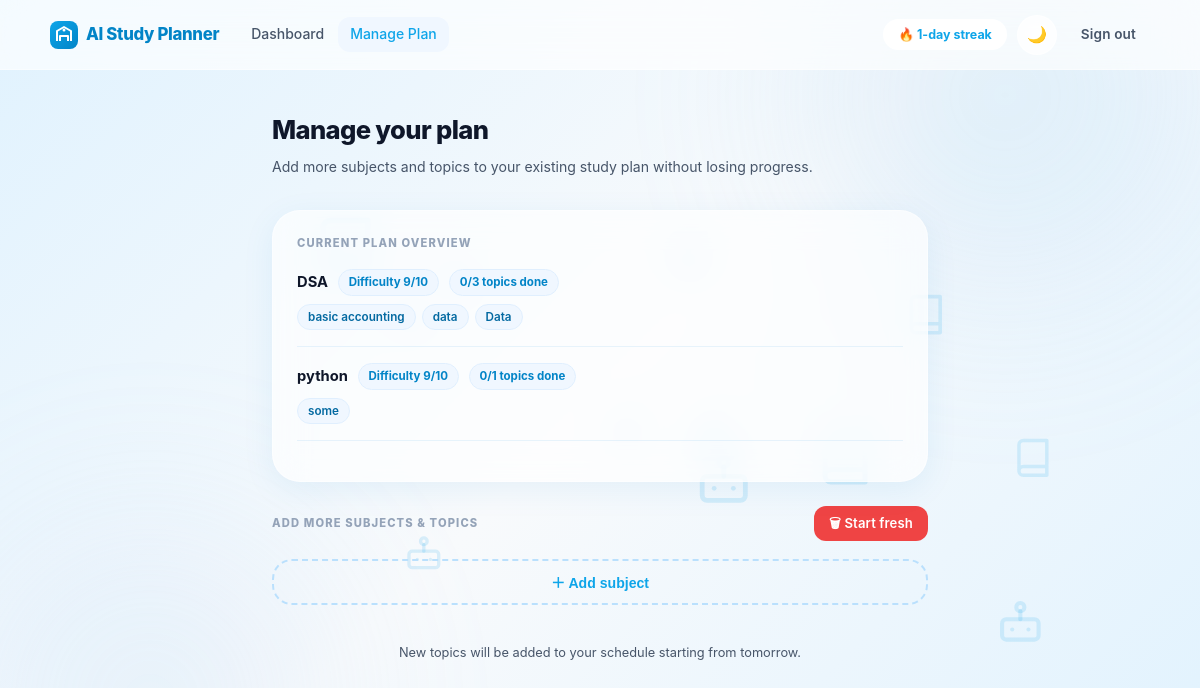
Page /manage (signed in) on the earlier database version.
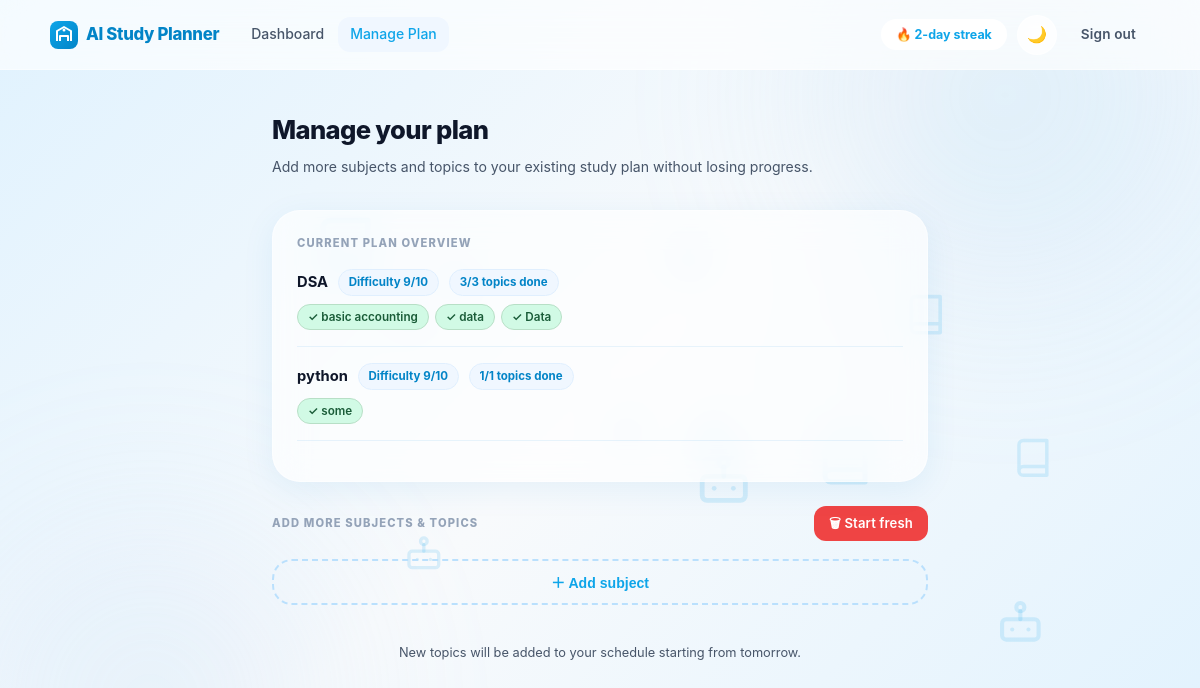
Same page on the later database version.
### planner_app/models.py (models this page shows)
class Subject(Base):
    __tablename__ = "subjects"
    id = Column(Integer, primary_key=True)
    uid = Column(Integer, ForeignKey("users.id", ondelete="CASCADE"), nullable=False)
    sname = Column(String, nullable=False)
    difficulty = Column(Integer, nullable=False)
    completed = Column(Boolean, default=False, nullable=False)
    user = relationship("User", back_populates="subjects")
    topics = relationship(
        "Topic",
        back_populates="subject",
        cascade="all, delete-orphan",
        passive_deletes=True,
    )

class Topic(Base):
    __tablename__ = "topics"
    id = Column(Integer, primary_key=True)
    sid = Column(Integer, ForeignKey("subjects.id", ondelete="CASCADE"), nullable=False)
    tname = Column(String, nullable=False)
    completed = Column(Boolean, default=False, nullable=False)
    planned_date = Column(Date, nullable=True)
    planned_hours = Column(Float, nullable=True)
    subject = relationship("Subject", back_populates="topics")

### planner_app/routes.py (the view)
@app.route("/manage")
@login_required
def manage():
    uid = session["user_id"]
    with Session(engine) as db:
        target = db.query(Target).filter_by(uid=uid).first()
        if not target:
            return redirect("/setup")
        today = get_user_today()
        if target.examdate < today:
            clear_user_plan(uid, db)
            db.commit()
            flash("Your exam date has passed. Starting a new plan.", "info")
            return redirect("/setup?fresh=1")
        raw_subjects = (
            db.query(Subject)
            .filter_by(uid=uid)
            .order_by(Subject.id)
            .all()
        )
        subjects = []
        for s in raw_subjects:
            topics = [
                {"tname": topic.tname, "completed": topic.completed}
                for topic in s.topics
            ]
            total = len(topics)
            done = sum(1 for t in topics if t["completed"])
            subjects.append({
                "sname": s.sname,
                "difficulty": s.difficulty,
                "topics": topics,
                "total": total,
                "done": done,
            })
    return render_template(
        "manage.html",
        subjects=subjects,
        streak=get_streak(uid),
    )

### planner_app/routes.py (called while the page is built, shortened)
def login_required(f):
    @wraps(f)
    def decorated_function(*args, **kwargs):
        if "user_id" not in session:
            return redirect(url_for("login"))
        return f(*args, **kwargs)
    return decorated_function

@app.after_request
def after_request(response):
    response.headers["Cache-Control"] = "no-cache, no-store, must-revalidate"
    response.headers["Expires"] = 0
    response.headers["Pragma"] = "no-cache"
    return response

def get_streak(uid):
    with Session(engine) as db:
        user = db.get(User, uid)
        return user.streak if user and user.streak is not None else 0

def get_user_today():
    offset_minutes = session.get("tz_offset_minutes")
    return date.today()

### templates/manage.html (shortened to what this page needs)
{% extends "layout.html" %}
{% block content %}
<div class="page page-md">
    <div class="page-header">
        <h2>Manage your plan</h2>
        <p>Add more subjects and topics to your existing study plan without losing progress.</p>
    </div>
    {% if subjects %}
    <div class="glass" style="padding:1.5rem;margin-bottom:1.5rem;">
        <div class="section-label" style="margin-bottom:1rem;">Current plan overview</div>
        {% for subj in subjects %}
        <div style="margin-bottom:1rem;padding-bottom:1rem;border-bottom:1px solid rgba(145,201,241,0.2);">
            <div style="display:flex;align-items:center;gap:.6rem;margin-bottom:.5rem;flex-wrap:wrap;">
                <span style="font-weight:700;font-size:.92rem;">{{ subj.sname }}</span>
                <span class="badge-pill badge-blue">Difficulty {{ subj.difficulty }}/10</span>
                <span class="badge-pill badge-blue">{{ subj.done }}/{{ subj.total }} topics done</span>
            </div>
            {% if subj.topics %}
            <div style="display:flex;flex-wrap:wrap;gap:6px;">
                {% for t in subj.topics %}
                <span style="display:inline-flex;align-items:center;gap:5px;background:{% if t.completed %}var(--green-bg){% else %}var(--blue-50){% endif %};color:{% if t.completed %}#1a5c38{% else %}var(--blue-700){% endif %};border:1px solid {% if t.completed %}#b7dfc6{% else %}var(--blue-100){% endif %};padding:3px 10px;border-radius:99px;font-size:.73rem;font-weight:600;">
                    {% if t.completed %}✓{% endif %} {{ t.tname }}
                </span>
                {% endfor %}
            </div>
            {% endif %}
        </div>
        {% endfor %}
    </div>
    {% endif %}
    <div style="display:flex;align-items:center;justify-content:space-between;margin-bottom:1.1rem;flex-wrap:wrap;gap:.5rem;">
        <div class="section-label" style="margin-bottom:0;">Add more subjects &amp; topics</div>
        <a href="/start_fresh" class="btn btn-danger btn-sm" onclick="return confirm('This will DELETE your current plan and start fresh. Are you sure?')">
            🗑 Start fresh
        </a>
    </div>
    <form action="/add_subjects" method="post" id="addForm">
        <button type="button" class="add-subject-btn" onclick="addSubject()">＋ Add subject</button>
    </form>
    <p class="text-muted text-center mt-2" style="font-size:.8rem;">
        New topics will be added to your schedule starting from tomorrow.
    </p>
</div>
{% endblock %}

### templates/layout.html (shortened to what this page needs)
<!DOCTYPE html>
<html lang="en">
<head>
    <link href="/static/styles.css" rel="stylesheet">
</head>
<body>
<div id="interactive-bg" style="position: fixed; top: 0; left: 0; width: 100%; height: 100%; z-index: 0; pointer-events: none; overflow: hidden;"></div>
<nav class="navbar">
    <div class="navbar-inner">
        <a class="navbar-brand" href="/">
            AI Study Planner
        </a>
        <div class="navbar-links" id="navbarLinks">
            {% if 'user_id' in session %}
            <a href="/home" {% if request.path == '/home' %}class="active"{% endif %}>Dashboard</a>
            <a href="/manage" {% if request.path == '/manage' %}class="active"{% endif %}>Manage Plan</a>
            {% elif request.path == '/' %}
            <a href="#features">Features</a>
            <a href="#stats">Stats</a>
            {% endif %}
        </div>
        <div class="navbar-right">
            {% if streak is defined and streak %}
            <span class="streak-badge">🔥 {{ streak }}-day streak</span>
            {% endif %}
            <button id="themeToggle" class="theme-toggle" type="button" aria-label="Toggle color theme" aria-pressed="false">
                <span class="theme-icon" aria-hidden="true">🌙</span>
            </button>
            {% if 'user_id' in session %}
            <a href="/logout" class="btn btn-ghost">Sign out</a>
            {% else %}
            <a href="/login" class="btn btn-primary btn-sm">Sign in</a>
            {% endif %}
        </div>
    </div>
</nav>
<main style="position: relative; z-index: 10;">
    {% block content %}{% endblock %}
</main>
</body>
</html>

Differences in the rows shown:
computed for Subject "DSA": done "0" → "3"
changed Topic "basic accounting": now shows "✓"
changed Topic "data": now shows "✓"
changed Topic "Data": now shows "✓"
computed for Subject "python": done "0" → "1"
changed Topic "some": now shows "✓"
Other differences:
{{ streak }}: "1" → "2"
